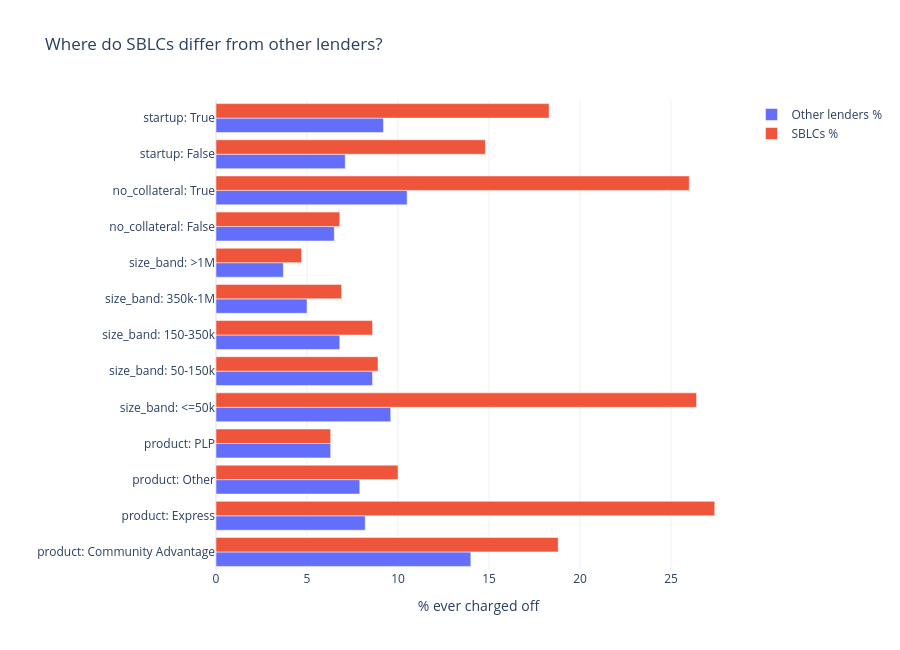

Here is the notebook cell this chart was saved with:
### Markdown cell above
## Step 7 · Why do lenders differ?
We compare SBLC and other-lender charge-off rates inside the same product, size, collateral and business-age groups. If SBLCs look the same as other lenders in one group and very different in another, that tells us where the gap comes from.

### Code cell
df["no_collateral"] = df["collateralind"].astype(str) != "True"
df["startup"] = df["businessage"].astype(str).str.contains("Startup|New", case=False)
s = df[df["is_sblc"]]            # refresh: s must include the two new columns

rows = []
for col in ["product", "size_band", "no_collateral", "startup"]:
    t = df.groupby([col, "is_sblc"], observed=True)["bad"].mean().unstack() * 100
    t.columns = ["Other lenders %", "SBLCs %"]
    t.index = [f"{col}: {i}" for i in t.index]
    rows.append(t)
drivers = pd.concat(rows).round(1)
display(drivers)

fig = px.bar(drivers.reset_index().melt(id_vars="index"), x="value", y="index", color="variable", barmode="group",
             orientation="h", labels={"value": "% ever charged off", "index": "", "variable": ""},
             title="Where do SBLCs differ from other lenders?")
fig.update_layout(template="plotly_white", height=650); fig.show()

# Lender-level view: what does each SBLC's loan book look like?
mix = s.groupby("lender").agg(median_loan=("grossapproval", "median"), avg_term=("terminmonths", "mean"),
                              startup=("startup", "mean"), no_collateral=("no_collateral", "mean"))
mix = mix.join(cr["obs_exp"])
display(mix.round(2))
print("Rank correlation with observed/expected (12 lenders, descriptive only):")
print(mix.corr(method="spearman")["obs_exp"].round(2).to_dict())

### Figure 1 — Plotly figure (JSON) as saved in the notebook; plotly's stock layout.template omitted (floating-point values rounded to 4 significant figures)
{"data": [{"alignmentgroup": "True", "hovertemplate": "=%{y}<br>% ever charged off=%{x}<extra></extra>", "legendgroup": "Other lenders %", "marker": {"color": "#636efa", "pattern": {"shape": ""}}, "name": "Other lenders %", "offsetgroup": "Other lenders %", "orientation": "h", "showlegend": true, "textposition": "auto", "type": "bar", "x": [14.0, 8.2, 7.9, 6.3, 9.6, 8.6, 6.8, 5.0, 3.7, 6.5, 10.5, 7.1, 9.2], "xaxis": "x", "y": ["product: Community Advantage", "product: Express", "product: Other", "product: PLP", "size_band: <=50k", "size_band: 50-150k", "size_band: 150-350k", "size_band: 350k-1M", "size_band: >1M", "no_collateral: False", "no_collateral: True", "startup: False", "startup: True"], "yaxis": "y"}, {"alignmentgroup": "True", "hovertemplate": "=%{y}<br>% ever charged off=%{x}<extra></extra>", "legendgroup": "SBLCs %", "marker": {"color": "#EF553B", "pattern": {"shape": ""}}, "name": "SBLCs %", "offsetgroup": "SBLCs %", "orientation": "h", "showlegend": true, "textposition": "auto", "type": "bar", "x": [18.8, 27.4, 10.0, 6.3, 26.4, 8.9, 8.6, 6.9, 4.7, 6.8, 26.0, 14.8, 18.3], "xaxis": "x", "y": ["product: Community Advantage", "product: Express", "product: Other", "product: PLP", "size_band: <=50k", "size_band: 50-150k", "size_band: 150-350k", "size_band: 350k-1M", "size_band: >1M", "no_collateral: False", "no_collateral: True", "startup: False", "startup: True"], "yaxis": "y"}], "layout": {"barmode": "group", "height": 650, "legend": {"title": {"text": ""}, "tracegroupgap": 0}, "title": {"text": "Where do SBLCs differ from other lenders?"}, "xaxis": {"anchor": "y", "domain": [0, 1], "title": {"text": "% ever charged off"}}, "yaxis": {"anchor": "x", "domain": [0, 1], "title": {"text": ""}}}}
